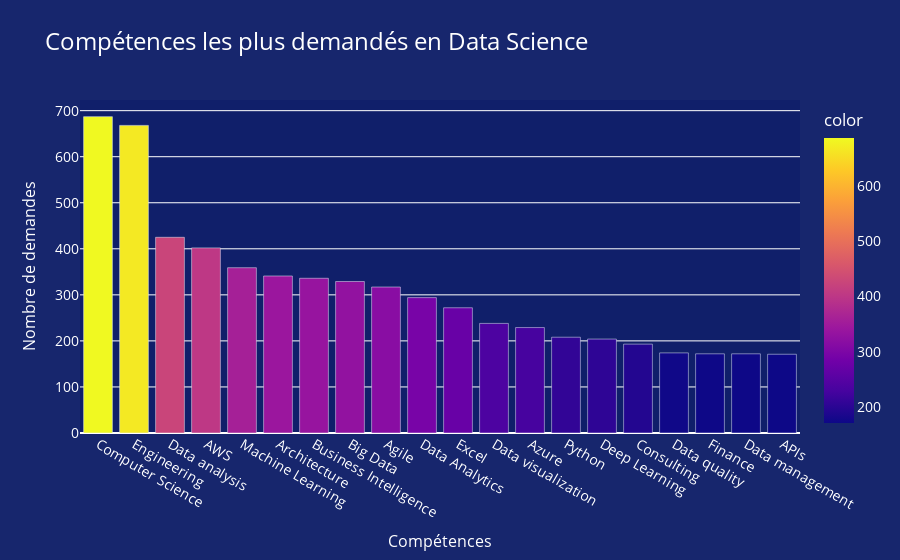

Notebook source saved alongside this figure:
### Code cell
# Import plotly express
import plotly.express as px

skills = most_demand_skills_df.head(20)['Skill']
jobs_counts = most_demand_skills_df.head(20)['Job Count']

# Create the bar chart
skills_fig = px.bar(
    x=skills, 
    y=jobs_counts, 
    labels={'x': 'Compétences', 'y': 'Nombre de demandes'}, title='Compétences les plus demandés en Data Science',
    color=most_demand_skills_df.head(20)['Job Count']
)


# Customize the layout
skills_fig.update_layout(
    title_font=dict(size=24),
    xaxis=dict(title_font=dict(size=16)),
    yaxis=dict(title_font=dict(size=16)),
    font=dict(size=14),
    font_color='white',
    plot_bgcolor='#101F6A',
    paper_bgcolor='#17266D',
    xaxis_showgrid=False,
    yaxis_showgrid=True
)


# Show the plot in notebook
skills_fig.show()

### Figure 1 — Plotly figure (JSON) as saved in the notebook; plotly's stock layout.template omitted (floating-point values rounded to 4 significant figures)
{"data": [{"alignmentgroup": "True", "hovertemplate": "Compétences=%{x}<br>Nombre de demandes=%{y}<br>color=%{marker.color}<extra></extra>", "legendgroup": "", "marker": {"color": [687, 668, 425, 402, 359, 341, 336, 329, 317, 294, 272, 238, 229, 208, 204, 193, 174, 172, 172, 171], "coloraxis": "coloraxis", "pattern": {"shape": ""}}, "name": "", "offsetgroup": "", "orientation": "v", "showlegend": false, "textposition": "auto", "type": "bar", "x": ["Computer Science", "Engineering", "Data analysis", "AWS", "Machine Learning", "Architecture", "Business Intelligence", "Big Data", "Agile", "Data Analytics", "Excel", "Data visualization", "Azure", "Python", "Deep Learning", "Consulting", "Data quality", "Finance", "Data management", "APIs"], "xaxis": "x", "y": [687, 668, 425, 402, 359, 341, 336, 329, 317, 294, 272, 238, 229, 208, 204, 193, 174, 172, 172, 171], "yaxis": "y"}], "layout": {"barmode": "relative", "coloraxis": {"colorbar": {"title": {"text": "color"}}, "colorscale": [[0, "#0d0887"], [0.1111, "#46039f"], [0.2222, "#7201a8"], [0.3333, "#9c179e"], [0.4444, "#bd3786"], [0.5556, "#d8576b"], [0.6667, "#ed7953"], [0.7778, "#fb9f3a"], [0.8889, "#fdca26"], [1, "#f0f921"]]}, "font": {"color": "white", "size": 14}, "legend": {"tracegroupgap": 0}, "paper_bgcolor": "#17266D", "plot_bgcolor": "#101F6A", "title": {"font": {"size": 24}, "text": "Compétences les plus demandés en Data Science"}, "xaxis": {"anchor": "y", "domain": [0, 1], "showgrid": false, "title": {"font": {"size": 16}, "text": "Compétences"}}, "yaxis": {"anchor": "x", "domain": [0, 1], "showgrid": true, "title": {"font": {"size": 16}, "text": "Nombre de demandes"}}}}
